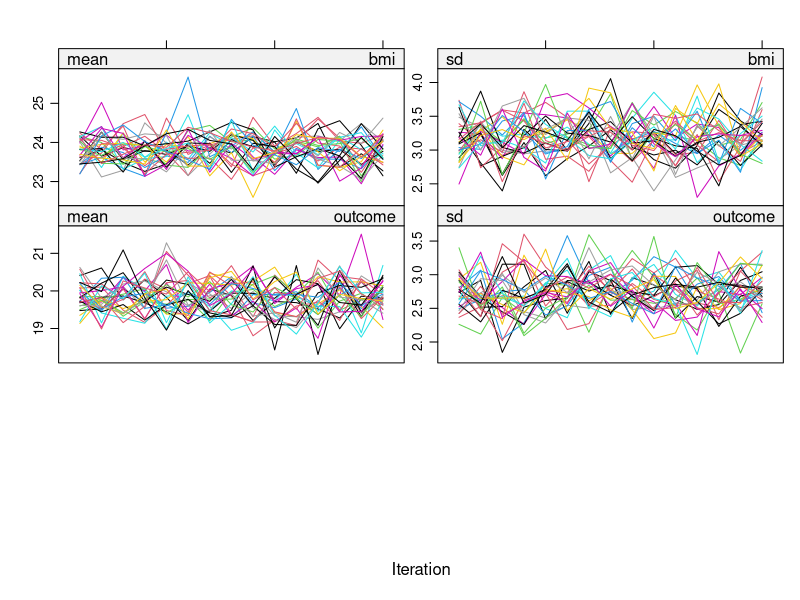
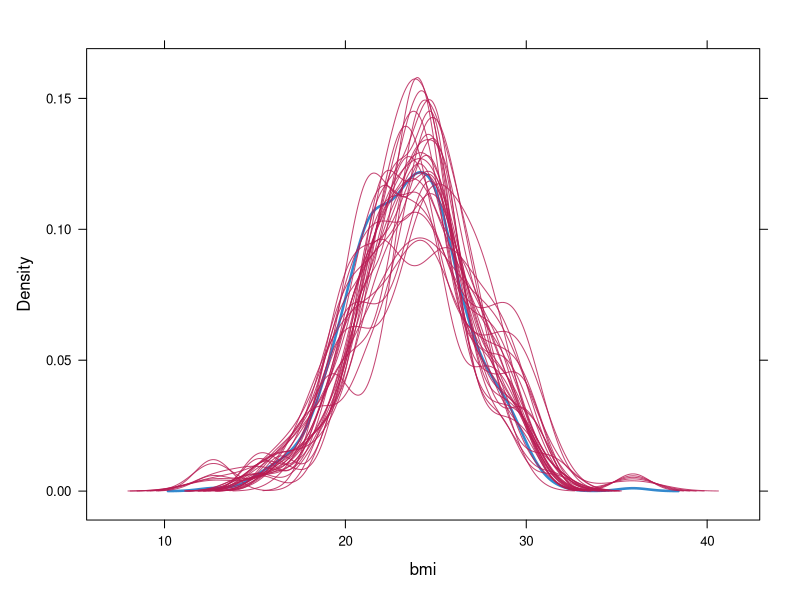

R code for these plots, in order:
## ---- chunk 1
knitr::opts_chunk$set(
  echo = TRUE,
  warning = TRUE,
  message = FALSE,
  fig.width = 7.2,
  fig.height = 4.8,
  dpi = 150,
  out.width = "100%",
  fig.path = "figure/1086-mi-"
)
## ---- chunk 2
library(dplyr)
library(ggplot2)
library(mice)
## ---- chunk 3
set.seed(20260731)

n <- 500
complete_data <- tibble(
  id = seq_len(n),
  age = round(rnorm(n, 52, 11), 1),
  sex = factor(rbinom(n, 1, 0.52), labels = c("男", "女")),
  smoke = factor(rbinom(n, 1, 0.28), labels = c("否", "是"))
) |>
  mutate(
    bmi = round(23 + 0.05 * (age - 50) +
      1.1 * (smoke == "是") + rnorm(n, sd = 3.2), 1),
    outcome = 10 + 0.32 * bmi + 0.04 * age +
      0.9 * (smoke == "是") - 0.4 * (sex == "女") +
      rnorm(n, sd = 2.5)
  )

p_miss_bmi <- plogis(-2.2 +
  0.025 * (complete_data$age - 50) +
  0.35 * (complete_data$smoke == "是") +
  0.08 * (complete_data$outcome - mean(complete_data$outcome)))

p_miss_outcome <- plogis(-2.6 +
  0.03 * (complete_data$age - 50) +
  0.45 * (complete_data$smoke == "是"))

analysis_data <- complete_data |>
  mutate(
    bmi = replace(bmi, runif(n) < p_miss_bmi, NA_real_),
    outcome = replace(outcome, runif(n) < p_miss_outcome, NA_real_)
  )

md.pattern(analysis_data, plot = FALSE)
## ---- chunk 4
initial <- mice(analysis_data, maxit = 0, printFlag = FALSE)
method <- initial$method
predictor_matrix <- initial$predictorMatrix

method["id"] <- ""
method["age"] <- ""
method["sex"] <- ""
method["smoke"] <- ""
method[c("bmi", "outcome")] <- "pmm"

predictor_matrix[, "id"] <- 0
predictor_matrix["id", ] <- 0

method
predictor_matrix
## ---- chunk 5
imp <- mice(
  analysis_data,
  m = 30,
  maxit = 15,
  method = method,
  predictorMatrix = predictor_matrix,
  seed = 20260731,
  printFlag = FALSE
)

imp
## ---- chunk 6
plot(imp, c("bmi", "outcome"))
## ---- chunk 7
densityplot(imp, ~bmi)
## ---- chunk 8
fit_mi <- with(
  imp,
  lm(outcome ~ bmi + age + sex + smoke)
)

pooled <- pool(fit_mi)
pooled_result <- summary(
  pooled,
  conf.int = TRUE,
  conf.level = 0.95
)

pooled_result
## ---- chunk 9
fit_cc <- lm(
  outcome ~ bmi + age + sex + smoke,
  data = analysis_data,
  na.action = na.omit
)

data.frame(
  method = c("完整案例", "多重插补"),
  bmi_estimate = c(
    coef(fit_cc)["bmi"],
    pooled_result$estimate[pooled_result$term == "bmi"]
  ),
  analysed_n = c(nobs(fit_cc), nrow(analysis_data))
)
